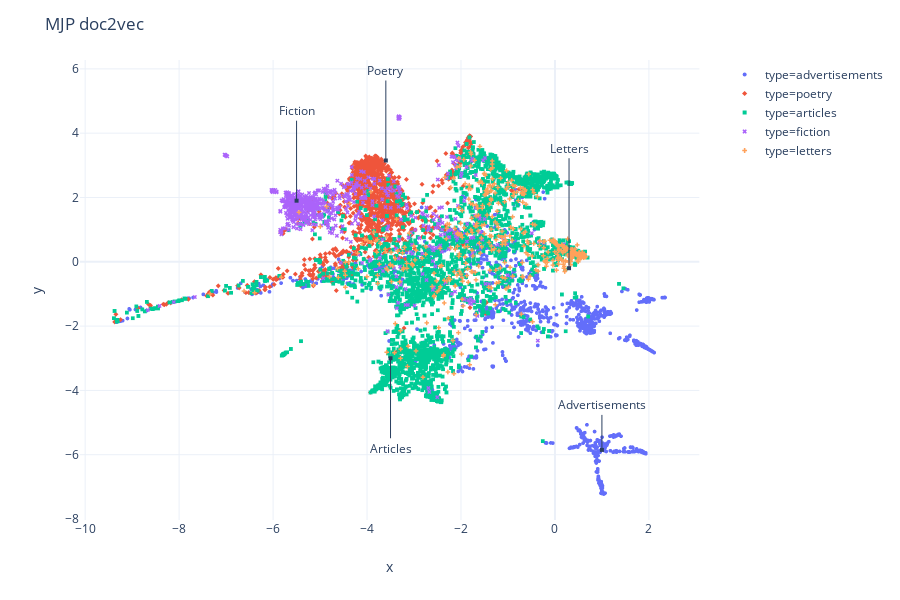

Write notebook code for a chart like this one.
### Code cell
fig.update_traces(textposition = 'top center', 
                  marker = dict(size = 4))

fig.update_layout(
    title_text='MJP doc2vec',
    annotations=[
        go.layout.Annotation(
            x=1,
            y=-5.85,
            xref="x",
            yref="y",
            text="Advertisements",
            showarrow=True,
            arrowhead=7,
            ax=0,
            ay=-45),
        go.layout.Annotation(
            x=-3.5,
            y=-3,
            text="Articles",
            showarrow=True,
            arrowhead=7,
            ax=0,
            ay=90),
        go.layout.Annotation(
            x=0.3,
            y=-0.2,
            text="Letters",
            showarrow=True,
            arrowhead=7,
            ax=0,
            ay=-120),
        go.layout.Annotation(
            x=-5.5,
            y=1.9,
            text="Fiction",
            showarrow=True,
            arrowhead=7,
            ax=0,
            ay=-90),
        go.layout.Annotation(
            x=-3.6,
            y=3.15,
            text="Poetry",
            showarrow=True,
            arrowhead=7,
            ax=0,
            ay=-90)
    ]
)

fig.show()

### Figure 1 — Plotly figure (JSON) as saved in the notebook; plotly's stock layout.template omitted (floating-point values rounded to 4 significant figures; data arrays with more than 128 entries replaced by an {"elided": "..."} marker saying what was removed)
{"data": [{"hoverlabel": {"namelength": 0}, "hovertemplate": "<b>%{hovertext}</b><br><br>type=advertisements<br>x=%{x}<br>y=%{y}", "hovertext": {"elided": "1414 str values"}, "legendgroup": "type=advertisements", "marker": {"color": "#636efa", "size": 4, "symbol": "circle"}, "mode": "markers", "name": "type=advertisements", "showlegend": true, "textposition": "top center", "type": "scattergl", "x": {"elided": "1414 float values"}, "xaxis": "x", "y": {"elided": "1414 float values"}, "yaxis": "y"}, {"hoverlabel": {"namelength": 0}, "hovertemplate": "<b>%{hovertext}</b><br><br>type=poetry<br>x=%{x}<br>y=%{y}", "hovertext": {"elided": "1223 str values"}, "legendgroup": "type=poetry", "marker": {"color": "#EF553B", "size": 4, "symbol": "diamond"}, "mode": "markers", "name": "type=poetry", "showlegend": true, "textposition": "top center", "type": "scattergl", "x": {"elided": "1223 float values"}, "xaxis": "x", "y": {"elided": "1223 float values"}, "yaxis": "y"}, {"hoverlabel": {"namelength": 0}, "hovertemplate": "<b>%{hovertext}</b><br><br>type=articles<br>x=%{x}<br>y=%{y}", "hovertext": {"elided": "2882 str values"}, "legendgroup": "type=articles", "marker": {"color": "#00cc96", "size": 4, "symbol": "square"}, "mode": "markers", "name": "type=articles", "showlegend": true, "textposition": "top center", "type": "scattergl", "x": {"elided": "2882 float values"}, "xaxis": "x", "y": {"elided": "2882 float values"}, "yaxis": "y"}, {"hoverlabel": {"namelength": 0}, "hovertemplate": "<b>%{hovertext}</b><br><br>type=fiction<br>x=%{x}<br>y=%{y}", "hovertext": {"elided": "678 str values"}, "legendgroup": "type=fiction", "marker": {"color": "#ab63fa", "size": 4, "symbol": "x"}, "mode": "markers", "name": "type=fiction", "showlegend": true, "textposition": "top center", "type": "scattergl", "x": {"elided": "678 float values"}, "xaxis": "x", "y": {"elided": "678 float values"}, "yaxis": "y"}, {"hoverlabel": {"namelength": 0}, "hovertemplate": "<b>%{hovertext}</b><br><br>type=letters<br>x=%{x}<br>y=%{y}", "hovertext": {"elided": "432 str values"}, "legendgroup": "type=letters", "marker": {"color": "#FFA15A", "size": 4, "symbol": "cross"}, "mode": "markers", "name": "type=letters", "showlegend": true, "textposition": "top center", "type": "scattergl", "x": {"elided": "432 float values"}, "xaxis": "x", "y": {"elided": "432 float values"}, "yaxis": "y"}], "layout": {"annotations": [{"arrowhead": 7, "ax": 0, "ay": -45, "showarrow": true, "text": "Advertisements", "x": 1, "xref": "x", "y": -5.85, "yref": "y"}, {"arrowhead": 7, "ax": 0, "ay": 90, "showarrow": true, "text": "Articles", "x": -3.5, "y": -3}, {"arrowhead": 7, "ax": 0, "ay": -120, "showarrow": true, "text": "Letters", "x": 0.3, "y": -0.2}, {"arrowhead": 7, "ax": 0, "ay": -90, "showarrow": true, "text": "Fiction", "x": -5.5, "y": 1.9}, {"arrowhead": 7, "ax": 0, "ay": -90, "showarrow": true, "text": "Poetry", "x": -3.6, "y": 3.15}], "height": 600, "legend": {"tracegroupgap": 0}, "margin": {"t": 60}, "title": {"text": "MJP doc2vec"}, "xaxis": {"anchor": "y", "domain": [0, 0.98], "title": {"text": "x"}}, "yaxis": {"anchor": "x", "domain": [0, 1], "title": {"text": "y"}}}}
